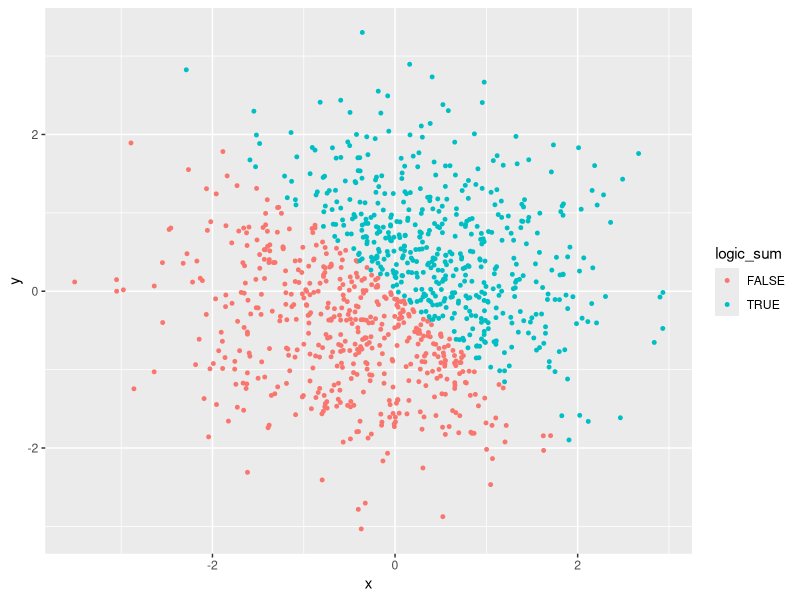

Here is the R script that generated this plot:
## ---- chunk 1
#Load tidyverse package
library(tidyverse)
## ---- chunk 2
#set seed to ensure reproducibility 
set.seed(5)

#create four variable types
vec_num = runif(10, 0, 5)
vec_log = vec_num > 2
vec_char = c("there", "is", "an", "alien", "hiding", "behind", "the", "black", "berry", "tree")
vec_fac = factor(c("alien", "platypus", "alien", "platypus", "alien", "platypus", "platypus", "platypus", "platypus", "platypus"))
## ---- chunk 3
#create data frame
prob1_df = tibble(vec_num, vec_log, vec_char, vec_fac)
## ---- chunk 4
#take the mean of numeric vector
mean(vec_num)

#take the mean of logical vector
mean(vec_log)

#take the mean of charactor vector
mean(vec_char)

#take the mean of factor vector
mean(vec_fac)
## ---- chunk 5
#attempt to convert variables to numeric class 
num_vec_log = as.numeric(vec_log)
num_vec_char = as.numeric(vec_char)
num_vec_fac = as.numeric(vec_fac)
## ---- chunk 6
char_fac_num = as.numeric(as.factor(vec_char))
fac_char_num = as.numeric(as.character(vec_fac))
## ---- chunk 7
#set seed for reproducibility
set.seed(50)

x = rnorm(1000)
y = rnorm(1000)
logic_sum = x + y > 0
num_logic_sum = as.numeric(logic_sum)
fac_logic_sum = as.factor(logic_sum)

prob2_df = tibble(x, y, logic_sum, num_logic_sum, fac_logic_sum)
## ---- chunk 8
plot_logic_sum = ggplot(prob2_df, aes(x = x, y = y, color = logic_sum)) + geom_point(size = 1)
plot_num_logic = ggplot(prob2_df, aes(x = x, y = y, color = num_logic_sum)) + geom_point(size = 1)
plot_fac_logic = ggplot(prob2_df, aes(x = x, y = y, color = fac_logic_sum)) + geom_point(size = 1)

ggsave("plot_logic_sum.png", plot = plot_logic_sum)
